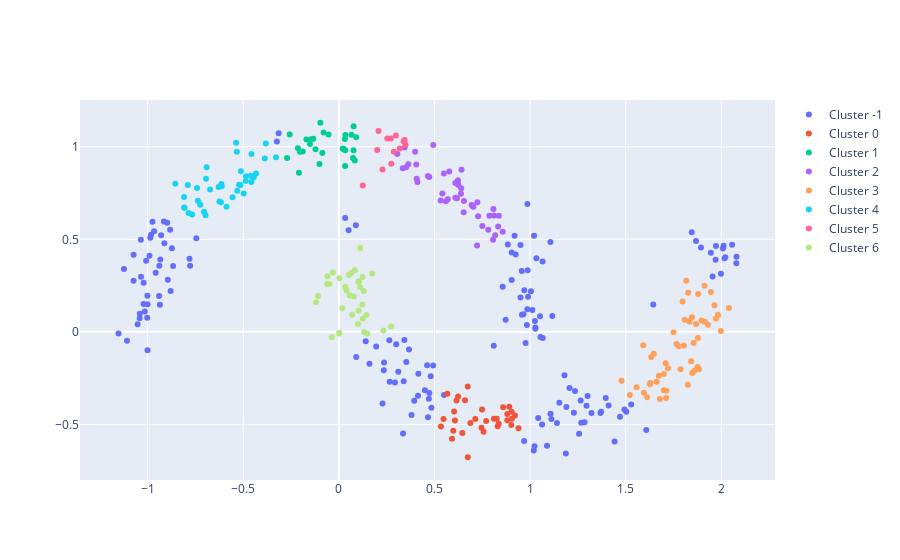

Notebook code cell kept with this figure:
### Markdown cell above
### Play with `min_sample` 😎

Let's now play with `min_sample` parameter. As a reminder `min_sample` determines the minimum number of observations to create a *core-sample*. Let's first have a high `min_sample`.

### Code cell
# Instanciate DBSCAN with high min_samples
db = DBSCAN(eps=0.2, min_samples=25, metric="euclidean", algorithm="brute")

# Fit on data
## No need to normalize data, it already is!
db.fit(X)

# Visualize with plotly

## Import go to build our own figure
import plotly.graph_objects as go

fig = go.Figure()

# Loop through each label for our cluster
for i in np.unique(db.labels_):
    label = X[db.labels_ == i]
    fig.add_trace(go.Scatter(x=label[:, 0], y=label[:, 1], mode="markers", name="Cluster {}".format(i)))

fig.show()
